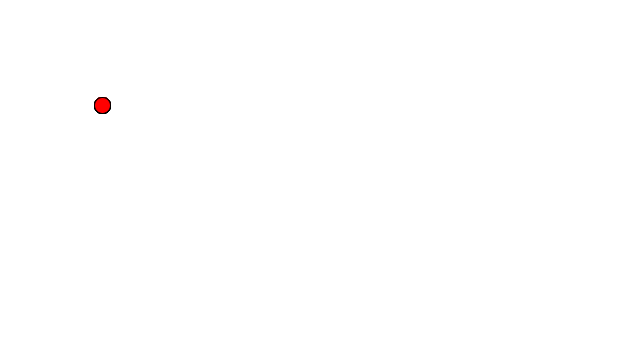
Frame 1 (no input)
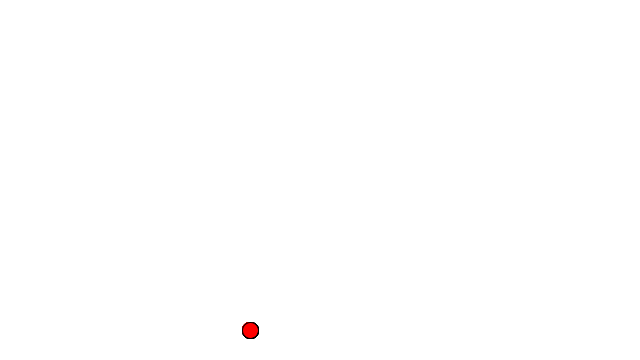
Frame 60 (the mouse pressed at the canvas centre just before this capture)
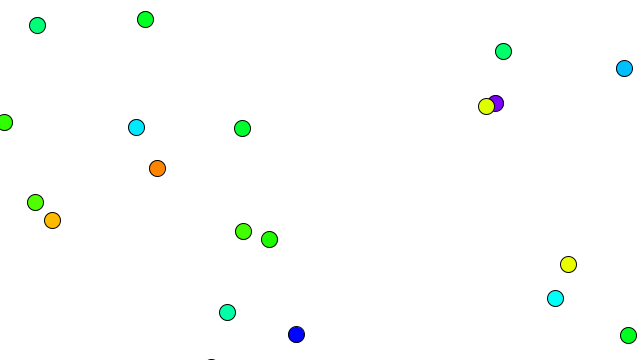
Frame 120 (the mouse held since frame 60 and released just before this capture)

The Processing sketch that drew these frames (run headless with seeded random() and noise(); from frame 60 on, the mouse is pressed at the canvas centre):

// Processing sketch: processing_181293
// ── processing_181293.pde

//////////////////////////////////////////////////////////////
// example 1.2 バウンドするボール (Shiffman, p.30)（改変）
// ボールオブジェクトの導入
//////////////////////////////////////////////////////////////
/////大域変数宣言エリア
int N = 20;
Ball[] ball = new Ball[N];  //「ボールオブジェクト」ballの宣言
/////セットアップ
void setup(){
  colorMode(HSB);
  size(640,360);
  for(int i = 0; i < N; i++) { 
    ball[i] = new Ball(100, 100, 2.5, 5,20); //ballオブジェクト生成
  }
}
/////メインループ
void draw(){
  background(255);         //背景は白色
  for (int i = 0; i < N; i++){
    ball[i].update();           //状態の更新
    ball[i].checkBound();       //端でバウンドさせる
    ball[i].display();          //表示させる
  }
}
//////////////////////////////////
/////クラス定義エリア/////
class Ball{  //「ボールクラス」の定義
  PVector location;  //位置オブジェクト宣言
  PVector velocity;  //速度オブジェクト宣言
  int Col;           //ボールの色
  Ball(float x0, float y0, float vx0, float vy0, int col){  //コンストラクタ
    location = new PVector(x0,y0);   //位置オブジェクト生成
    velocity = new PVector(vx0,vy0); //速度オブジェクト生成
   
  }
  void update(){  //状態の更新
    location.add(velocity);  //位置に速度を加算
  }
  void checkBound(){  //端でバウンドさせる
    if((location.x > width)||(location.x < 0)){
      velocity.x *= -1;  //速度のx成分の符号を変える
    }
    if((location.y > height)||(location.y < 0)){
      velocity.y *= -1;  //速度のy成分の符号を変える
    }
  }
  void display(){  //ボールの描画
    stroke(0);               //ボールの縁の色は黒色
    fill(Col,255,255);               //ボールの色は灰色
    ellipse(location.x, location.y, 16, 16);  //ボールの描画
  }
  void set(float x0, float y0, float vx0, float vy0,int col){  //位置と速度をセット
    location.set(x0,y0,0);    //位置のセット
    velocity.set(vx0,vy0,0);  //速度のセット
    Col = col; //色
  }
}
/////関数定義エリア/////
void mousePressed(){    //マウスボタンが押されたら呼び出される関数
 for(int i = 0; i < N; i++) { 
     ball[i].set(mouseX,mouseY,random(-10,10),random(-10,10),int(random(20,200)));
     }
}
///// EOF
